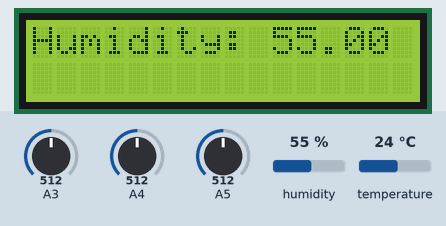
Simulated run of this sketch. Board: Arduino Uno, built with avr-gcc and run on an emulated ATmega328P. On the bench: 16×2 character LCD. Inputs (shaded band) come from the test bench; at power-on: humidity 55 %, A3 = 512, A4 = 512, A5 = 512, temperature 24 °C.

Above: at 5.3 s.
5.4 s: humidity set to 22 %
At 14.7 s:
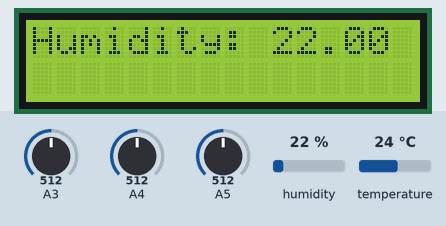
15.6 s: A3 set to 716
At 19.4 s:
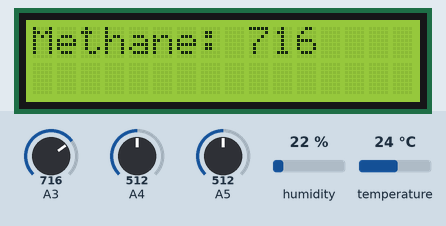
23.1 s: A4 set to 716
At 30.8 s:
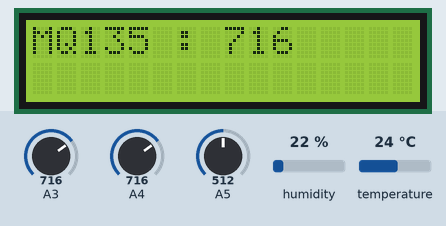
31.7 s: A5 set to 716
At 32.6 s:
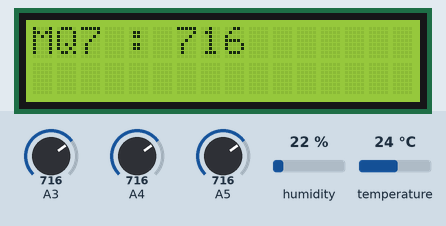
39.2 s: temperature set to 12 °C
At 47.8 s:
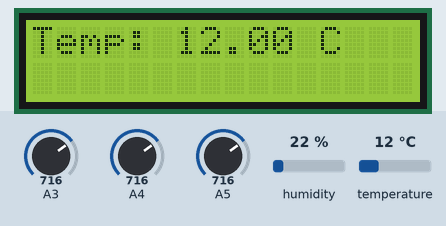
49.8 s: A3 set to 992
At 59.2 s:
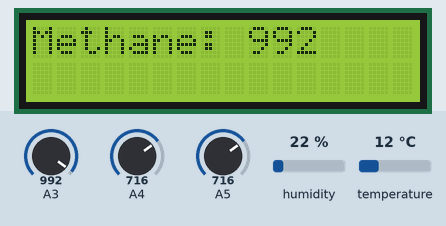

The sketch:

Arduino.ino
```cpp
#include <dht.h>
#define dht_apin A1
#include <LiquidCrystal.h>
const int rs = 12, en = 11, d4 = 5, d5 = 4, d6 = 3, d7 = 2;
LiquidCrystal lcd(rs, en, d4, d5, d6, d7);
dht DHT;

byte customChar[] = {
  B11111,
  B11111,
  B11111,
  B11111,
  B11111,
  B11111,
  B11111,
  B11111
};


int count = 0;
void setup(){

  Serial.begin(9600);
  lcd.begin(16, 2);
  lcd.createChar(0, customChar);
  lcd.setCursor(0, 0);
  lcd.print("Booting system");
  for (int i=0; i<16;i++)
  {
    lcd.setCursor(i, 1);
    lcd.write(byte(0));
    delay(50);
    count ++;
    if(i==15&&count<16*5)
    {
      i=-1;
      lcd.setCursor(0, 1);
      lcd.print("                ");
    }

  }
      clean();
}
float a=0,b=0,c=0,d=0,e=0;
void loop(){
    DHT.read11(dht_apin);
//    a=DHT.humidity;
//    b=DHT.temperature;
//    c=analogRead(A3);
//    d=analogRead(A4);
//    e=analogRead(A5);
//    Serial.print(a);
//    Serial.print("\t");
//    Serial.print(b);
//    Serial.print("\t");
//    Serial.print(c);
//    Serial.print("\t");
//    Serial.print(d);
//    Serial.print("\t");
//    Serial.println(e);


    lcd.setCursor(0,0);
    lcd.print("Humidity: ");
    lcd.print(DHT.humidity);
    delay(2000);
    clean();

    lcd.setCursor(0,0);
    lcd.print("Temp: ");
    lcd.print(DHT.temperature);
    lcd.print(" C");
    delay(2000);
    clean();

    lcd.setCursor(0,0);
    lcd.print("Methane: ");
    lcd.print(analogRead(A3));
    delay(2000);
    clean();

    lcd.setCursor(0,0);
    lcd.print("MQ135 : ");
    lcd.print(analogRead(A4));
    delay(2000);
    clean();

    lcd.setCursor(0,0);
    lcd.print("MQ7 : ");
    lcd.print(analogRead(A5));
    delay(2000);
    clean();


}
void clean()
{
    lcd.setCursor(0,0);
    lcd.print("                ");
    lcd.setCursor(0,1);
    lcd.print("                ");
}
```

Measured:
- what the display in image 2 shows lasts 2.0 s, from 18.2 s to 20.2 s
